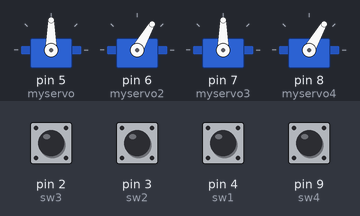
Simulated run of this sketch. Board: Arduino Uno, built with avr-gcc and run on an emulated ATmega328P. Shown: 4 × servo. Inputs (shaded band) come from the test bench; at power-on: pin 2 (sw3), pin 3 (sw2), pin 4 (sw1), pin 9 (sw4) HIGH. What the sketch prints to the serial monitor is not drawn.

Above: at 1.2 s.
1.3 s: pin 4 (sw1) pulled LOW for 0.15 s
At 1.38 s:
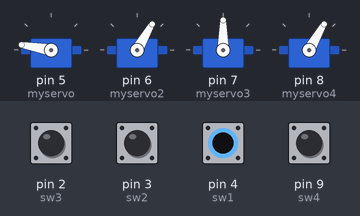
2.9 s: pin 2 (sw3) pulled LOW for 0.15 s
At 2.97 s:
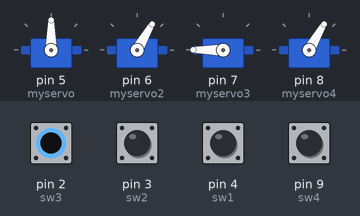
4.5 s: pin 3 (sw2) pulled LOW for 0.15 s
At 4.57 s:
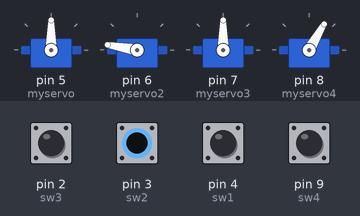
6.1 s: pin 9 (sw4) pulled LOW for 0.15 s
At 6.17 s:
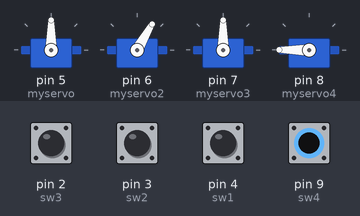
7.7 s: pin 2 (sw3) driven LOW and pin 3 (sw2) driven LOW
At 8.6 s:
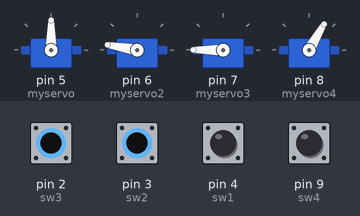
9.2 s: pin 4 (sw1) pulled LOW for 1 s
At 9.9 s:
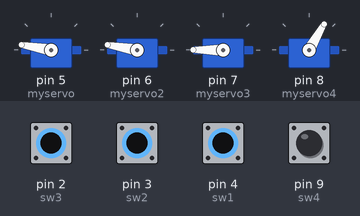
Timing chart, 0 to 12.2 s (numbered marks = the images above; inputs shaded):
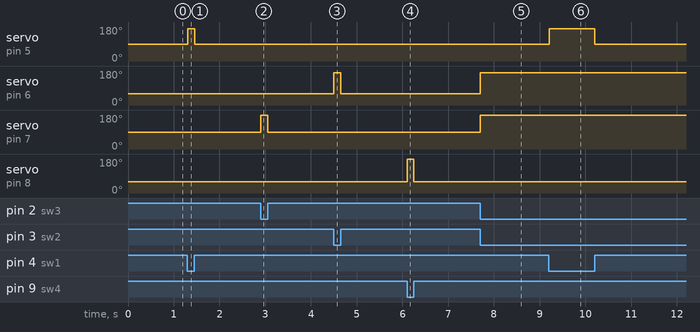

The sketch:

Mini_Medic_Coding001.ino
```cpp
#include <Servo.h>

Servo myservo;
Servo myservo2;
Servo myservo3;
Servo myservo4;
int sw1 = 4;
int sw2 = 3;
int sw3 = 2;
int sw4 = 9;

void setup() {
  Serial.begin(9600);
  myservo.attach(5);
  myservo2.attach(6);
  myservo3.attach(7);
  myservo4.attach(8);
  pinMode(sw1, INPUT);
  pinMode(sw2, INPUT);
  pinMode(sw3, INPUT);
  pinMode(sw4, INPUT);
}
void loop() {
  int s = digitalRead(sw1);
  Serial.println(s);
  if (s == 0) {
    myservo.write(170);

  }
  else {
    myservo.write(90);
  }
  int a = digitalRead(sw2);
  if (a == 0) {
    myservo2.write(170);

  }
  else {
    myservo2.write(60);
  }
  int b = digitalRead(sw3);
  if (b == 0) {
    myservo3.write(180);

  }
  else {
    myservo3.write(90);
  }
  int c = digitalRead(sw4);
  if (c == 0) {
    myservo4.write(180);

  }
  else {
    myservo4.write(60);
  }

}
```

Measured:
- after the input at 1.3 s, servo on pin 5 (myservo): 90° → 170° at once, → 90° 0.15 s later
- after the input at 2.9 s, servo on pin 7 (myservo3): 90° → 180° at once, → 90° 0.15 s later
- after the input at 4.5 s, servo on pin 6 (myservo2): 60° → 170° at once, → 60° 0.15 s later
- after the input at 6.1 s, servo on pin 8 (myservo4): 60° → 180° at once, → 60° 0.15 s later
- after the input at 7.7 s, servo on pin 6 (myservo2): 60° → 170° at once; servo on pin 7 (myservo3): 90° → 180° at once
- after the input at 9.2 s, servo on pin 5 (myservo): 90° → 170° at once, → 90° 1.0 s later
